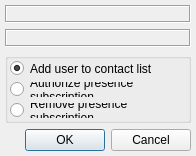
<?xml version="1.0" encoding="UTF-8"?>
<ui version="4.0">
 <class>SubscriptionDialogClass</class>
 <widget class="QDialog" name="SubscriptionDialogClass">
  <property name="geometry">
   <rect>
    <x>0</x>
    <y>0</y>
    <width>196</width>
    <height>154</height>
   </rect>
  </property>
  <layout class="QVBoxLayout" name="lytMainLayout">
   <property name="leftMargin">
    <number>5</number>
   </property>
   <property name="topMargin">
    <number>5</number>
   </property>
   <property name="rightMargin">
    <number>5</number>
   </property>
   <property name="bottomMargin">
    <number>5</number>
   </property>
   <item>
    <widget class="QLabel" name="lblNotify">
     <property name="frameShape">
      <enum>QFrame::Box</enum>
     </property>
     <property name="frameShadow">
      <enum>QFrame::Sunken</enum>
     </property>
     <property name="text">
      <string/>
     </property>
     <property name="textFormat">
      <enum>Qt::PlainText</enum>
     </property>
     <property name="alignment">
      <set>Qt::AlignCenter</set>
     </property>
     <property name="wordWrap">
      <bool>true</bool>
     </property>
    </widget>
   </item>
   <item>
    <widget class="QLabel" name="lblMessage">
     <property name="frameShape">
      <enum>QFrame::Box</enum>
     </property>
     <property name="frameShadow">
      <enum>QFrame::Sunken</enum>
     </property>
     <property name="textFormat">
      <enum>Qt::PlainText</enum>
     </property>
     <property name="wordWrap">
      <bool>true</bool>
     </property>
     <property name="textInteractionFlags">
      <set>Qt::NoTextInteraction</set>
     </property>
    </widget>
   </item>
   <item>
    <widget class="MGroupBox" name="grbActions">
     <property name="sizePolicy">
      <sizepolicy hsizetype="Preferred" vsizetype="Expanding">
       <horstretch>0</horstretch>
       <verstretch>0</verstretch>
      </sizepolicy>
     </property>
     <property name="title">
      <string/>
     </property>
     <layout class="QVBoxLayout" name="lytActionsLayout">
      <property name="leftMargin">
       <number>2</number>
      </property>
      <property name="topMargin">
       <number>2</number>
      </property>
      <property name="rightMargin">
       <number>2</number>
      </property>
      <property name="bottomMargin">
       <number>2</number>
      </property>
      <item>
       <layout class="QHBoxLayout" name="horizontalLayout">
        <item>
         <widget class="QRadioButton" name="rbtAddToRoster">
          <property name="sizePolicy">
           <sizepolicy hsizetype="Maximum" vsizetype="Maximum">
            <horstretch>0</horstretch>
            <verstretch>0</verstretch>
           </sizepolicy>
          </property>
          <property name="text">
           <string/>
          </property>
          <property name="checked">
           <bool>true</bool>
          </property>
         </widget>
        </item>
        <item>
         <widget class="QLabel" name="label">
          <property name="sizePolicy">
           <sizepolicy hsizetype="Expanding" vsizetype="Preferred">
            <horstretch>0</horstretch>
            <verstretch>0</verstretch>
           </sizepolicy>
          </property>
          <property name="text">
           <string>Add user to contact list</string>
          </property>
          <property name="wordWrap">
           <bool>true</bool>
          </property>
         </widget>
        </item>
       </layout>
      </item>
      <item>
       <layout class="QHBoxLayout" name="horizontalLayout_2">
        <item>
         <widget class="QRadioButton" name="rbtSendAndRequest">
          <property name="sizePolicy">
           <sizepolicy hsizetype="Maximum" vsizetype="Maximum">
            <horstretch>0</horstretch>
            <verstretch>0</verstretch>
           </sizepolicy>
          </property>
          <property name="text">
           <string/>
          </property>
          <property name="checked">
           <bool>false</bool>
          </property>
         </widget>
        </item>
        <item>
         <widget class="QLabel" name="label_2">
          <property name="sizePolicy">
           <sizepolicy hsizetype="Expanding" vsizetype="Preferred">
            <horstretch>0</horstretch>
            <verstretch>0</verstretch>
           </sizepolicy>
          </property>
          <property name="text">
           <string>Authorize presence subscription</string>
          </property>
          <property name="wordWrap">
           <bool>true</bool>
          </property>
         </widget>
        </item>
       </layout>
      </item>
      <item>
       <layout class="QHBoxLayout" name="horizontalLayout_3">
        <item>
         <widget class="QRadioButton" name="rbtRemoveAndRefuse">
          <property name="sizePolicy">
           <sizepolicy hsizetype="Maximum" vsizetype="Maximum">
            <horstretch>0</horstretch>
            <verstretch>0</verstretch>
           </sizepolicy>
          </property>
          <property name="text">
           <string/>
          </property>
         </widget>
        </item>
        <item>
         <widget class="QLabel" name="label_3">
          <property name="sizePolicy">
           <sizepolicy hsizetype="Expanding" vsizetype="Preferred">
            <horstretch>0</horstretch>
            <verstretch>0</verstretch>
           </sizepolicy>
          </property>
          <property name="text">
           <string>Remove presence subscription</string>
          </property>
          <property name="wordWrap">
           <bool>true</bool>
          </property>
         </widget>
        </item>
       </layout>
      </item>
     </layout>
    </widget>
   </item>
   <item>
    <widget class="QDialogButtonBox" name="btbDialogButtons">
     <property name="standardButtons">
      <set>QDialogButtonBox::Cancel|QDialogButtonBox::Ok</set>
     </property>
    </widget>
   </item>
   <item>
    <spacer name="verticalSpacer">
     <property name="orientation">
      <enum>Qt::Vertical</enum>
     </property>
     <property name="sizeHint" stdset="0">
      <size>
       <width>20</width>
       <height>40</height>
      </size>
     </property>
    </spacer>
   </item>
  </layout>
  <zorder>lblNotify</zorder>
  <zorder>btbDialogButtons</zorder>
  <zorder>lblMessage</zorder>
  <zorder>grbActions</zorder>
  <zorder>verticalSpacer</zorder>
 </widget>
 <layoutdefault spacing="6" margin="11"/>
 <customwidgets>
  <customwidget>
   <class>MGroupBox</class>
   <extends>QGroupBox</extends>
   <header>utils/mgroupbox.h</header>
   <container>1</container>
  </customwidget>
 </customwidgets>
 <resources/>
 <connections/>
</ui>
